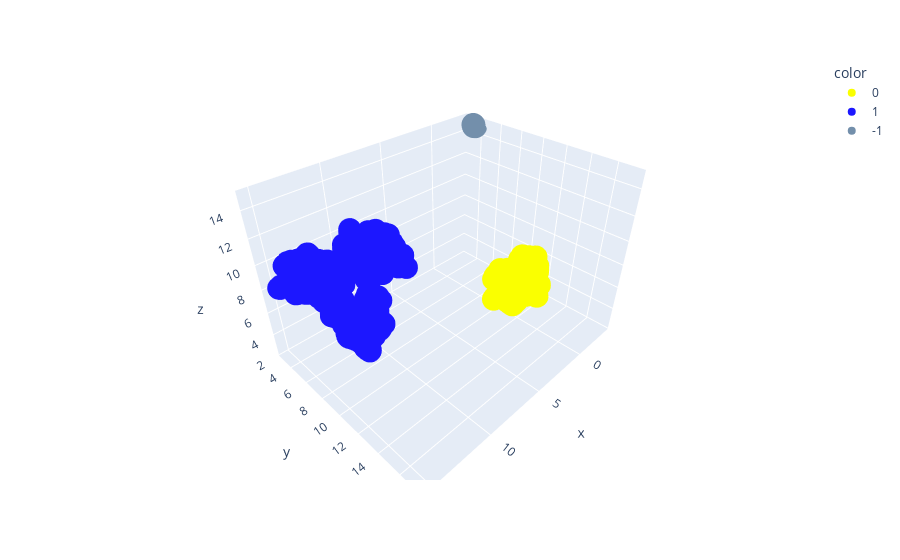

This figure's notebook cell:
### Code cell
import plotly.express as px


colors: list[str] = [str(x) for x in cluster.labels_]

fig = px.scatter_3d(
    x=u[:, 0],
    y=u[:, 1],
    z=u[:, 2],
    color=colors,
    custom_data=[data["sub"], data["title"]],
    color_discrete_sequence=palette,
)
fig.update_traces(
    hovertemplate="\n".join(
        [
            "sub: %{customdata[1]}",
            "title: %{customdata[0]}",
        ]
    )
)

### Figure 1 — Plotly figure (JSON) as saved in the notebook; plotly's stock layout.template omitted (floating-point values rounded to 4 significant figures; data arrays with more than 128 entries replaced by an {"elided": "..."} marker saying what was removed)
{"data": [{"customdata": {"elided": "898x2 str values"}, "hovertemplate": "sub: %{customdata[1]}\ntitle: %{customdata[0]}", "legendgroup": "0", "marker": {"color": "#FAFF00", "symbol": "circle"}, "mode": "markers", "name": "0", "scene": "scene", "showlegend": true, "type": "scatter3d", "x": {"elided": "898 float values"}, "y": {"elided": "898 float values"}, "z": {"elided": "898 float values"}}, {"customdata": {"elided": "2160x2 str values"}, "hovertemplate": "sub: %{customdata[1]}\ntitle: %{customdata[0]}", "legendgroup": "1", "marker": {"color": "#1C17FF", "symbol": "circle"}, "mode": "markers", "name": "1", "scene": "scene", "showlegend": true, "type": "scatter3d", "x": {"elided": "2160 float values"}, "y": {"elided": "2160 float values"}, "z": {"elided": "2160 float values"}}, {"customdata": [["investing", "Daily General Discussion and Advice Thread - March 31, 2022"], ["investing", "Daily General Discussion and Advice Thread - March 08, 2022"], ["investing", "Daily General Discussion and Advice Thread - April 14, 2022"], ["investing", "Daily General Discussion and Advice Thread - March 19, 2022"], ["investing", "Daily General Discussion and Advice Thread - March 28, 2022"], ["investing", "Daily General Discussion and Advice Thread - April 15, 2022"], ["investing", "Daily General Discussion and Advice Thread - April 19, 2022"], ["investing", "Daily General Discussion and Advice Thread - March 22, 2022"], ["investing", "Daily General Discussion and Advice Thread - April 22, 2022"], ["investing", "Daily General Discussion and Advice Thread - March 12, 2022"], ["investing", "Daily General Discussion and Advice Thread - March 02, 2022"], ["investing", "Daily General Discussion and Advice Thread - March 20, 2022"], ["investing", "Daily General Discussion and Advice Thread - March 06, 2022"], ["investing", "Daily General Discussion and Advice Thread - March 11, 2022"], ["investing", "Daily General Discussion and Advice Thread - April 12, 2022"], ["investing", "Daily General Discussion and Advice Thread - March 16, 2022"], ["investing", "Daily General Discussion and Advice Thread - April 05, 2022"], ["investing", "Daily General Discussion and Advice Thread - April 01, 2022"], ["investing", "Daily General Discussion and Advice Thread - March 09, 2022"], ["investing", "Daily General Discussion and Advice Thread - April 02, 2022"], ["investing", "Daily General Discussion and Advice Thread - April 04, 2022"], ["investing", "Daily General Discussion and Advice Thread - March 25, 2022"], ["investing", "Daily General Discussion and Advice Thread - April 10, 2022"], ["investing", "Daily General Discussion and Advice Thread - March 21, 2022"], ["investing", "Daily General Discussion and Advice Thread - April 27, 2022"], ["investing", "Daily General Discussion and Advice Thread - April 24, 2022"], ["investing", "Daily General Discussion and Advice Thread - March 03, 2022"], ["investing", "Daily General Discussion and Advice Thread - April 17, 2022"], ["investing", "Daily General Discussion and Advice Thread - April 07, 2022"], ["investing", "Daily General Discussion and Advice Thread - April 03, 2022"], ["investing", "Daily General Discussion and Advice Thread - March 04, 2022"], ["investing", "Daily General Discussion and Advice Thread - March 30, 2022"], ["investing", "Daily General Discussion and Advice Thread - March 15, 2022"], ["investing", "Daily General Discussion and Advice Thread - April 09, 2022"], ["investing", "Daily General Discussion and Advice Thread - March 10, 2022"], ["investing", "Daily General Discussion and Advice Thread - March 13, 2022"], ["investing", "Daily General Discussion and Advice Thread - April 26, 2022"], ["investing", "Daily General Discussion and Advice Thread - April 25, 2022"], ["investing", "Daily General Discussion and Advice Thread - April 23, 2022"], ["investing", "Daily General Discussion and Advice Thread - April 13, 2022"], ["investing", "Daily General Discussion and Advice Thread - March 05, 2022"], ["investing", "Daily General Discussion and Advice Thread - March 26, 2022"], ["investing", "Daily General Discussion and Advice Thread - April 20, 2022"], ["investing", "Daily General Discussion and Advice Thread - March 24, 2022"], ["investing", "Daily General Discussion and Advice Thread - March 27, 2022"], ["investing", "Daily General Discussion and Advice Thread - March 29, 2022"], ["investing", "Daily General Discussion and Advice Thread - April 11, 2022"], ["investing", "Daily General Discussion and Advice Thread - April 18, 2022"], ["investing", "Daily General Discussion and Advice Thread - March 23, 2022"], ["investing", "Daily General Discussion and Advice Thread - April 28, 2022"], ["investing", "Daily General Discussion and Advice Thread - April 06, 2022"], ["investing", "Daily General Discussion and Advice Thread - April 08, 2022"], ["investing", "Daily General Discussion and Advice Thread - March 18, 2022"], ["investing", "Daily General Discussion and Advice Thread - March 01, 2022"], ["investing", "New-ish to Investing but Really Want to Get Into it"], ["investing", "Daily General Discussion and Advice Thread - March 07, 2022"], ["investing", "Daily General Discussion and Advice Thread - March 17, 2022"], ["investing", "Daily General Discussion and Advice Thread - April 16, 2022"], ["investing", "Daily General Discussion and Advice Thread - March 14, 2022"], ["investing", "Daily General Discussion and Advice Thread - April 21, 2022"]], "hovertemplate": "sub: %{customdata[1]}\ntitle: %{customdata[0]}", "legendgroup": "-1", "marker": {"color": "#738FAB", "symbol": "circle"}, "mode": "markers", "name": "-1", "scene": "scene", "showlegend": true, "type": "scatter3d", "x": [-3.36, -3.315, -3.284, -3.251, -3.214, -3.284, -3.279, -3.258, -3.319, -3.288, -3.227, -3.199, -3.229, -3.286, -3.255, -3.263, -3.245, -3.242, -3.267, -3.296, -3.263, -3.202, -3.207, -3.243, -3.229, -3.271, -3.254, -3.278, -3.298, -3.224, -3.291, -3.248, -3.231, -3.246, -3.25, -3.253, -3.232, -3.229, -3.272, -3.258, -3.289, -3.248, -3.311, -3.292, -3.311, -3.259, -3.315, -3.288, -3.226, -3.293, -3.234, -3.311, -3.308, -3.311, -3.22, -3.287, -3.26, -3.338, -3.276, -3.264], "y": [3.808, 3.666, 3.693, 3.72, 3.764, 3.693, 3.697, 3.717, 3.66, 3.686, 3.754, 3.781, 3.747, 3.709, 3.73, 3.719, 3.733, 3.735, 3.709, 3.68, 3.692, 3.776, 3.758, 3.732, 3.68, 3.699, 3.717, 3.684, 3.69, 3.743, 3.731, 3.699, 3.739, 3.728, 3.724, 3.721, 3.663, 3.742, 3.694, 3.714, 3.687, 3.728, 3.662, 3.679, 3.659, 3.713, 3.676, 3.683, 3.739, 3.68, 3.668, 3.658, 3.661, 3.658, 3.715, 3.684, 3.701, 3.63, 3.693, 3.711], "z": [14.75, 14.83, 14.86, 14.87, 14.78, 14.83, 14.85, 14.86, 14.87, 14.82, 14.91, 14.92, 14.89, 14.86, 14.87, 14.9, 14.83, 14.86, 14.85, 14.82, 14.87, 14.84, 14.78, 14.82, 14.87, 14.85, 14.83, 14.83, 14.84, 14.78, 14.81, 14.85, 14.81, 14.84, 14.83, 14.83, 14.89, 14.81, 14.85, 14.81, 14.84, 14.82, 14.86, 14.83, 14.87, 14.86, 14.82, 14.83, 14.9, 14.86, 14.92, 14.89, 14.85, 14.88, 14.8, 14.86, 14.89, 14.85, 14.86, 14.85]}], "layout": {"legend": {"title": {"text": "color"}, "tracegroupgap": 0}, "margin": {"t": 60}, "scene": {"domain": {"x": [0, 1], "y": [0, 1]}, "xaxis": {"title": {"text": "x"}}, "yaxis": {"title": {"text": "y"}}, "zaxis": {"title": {"text": "z"}}}}}
